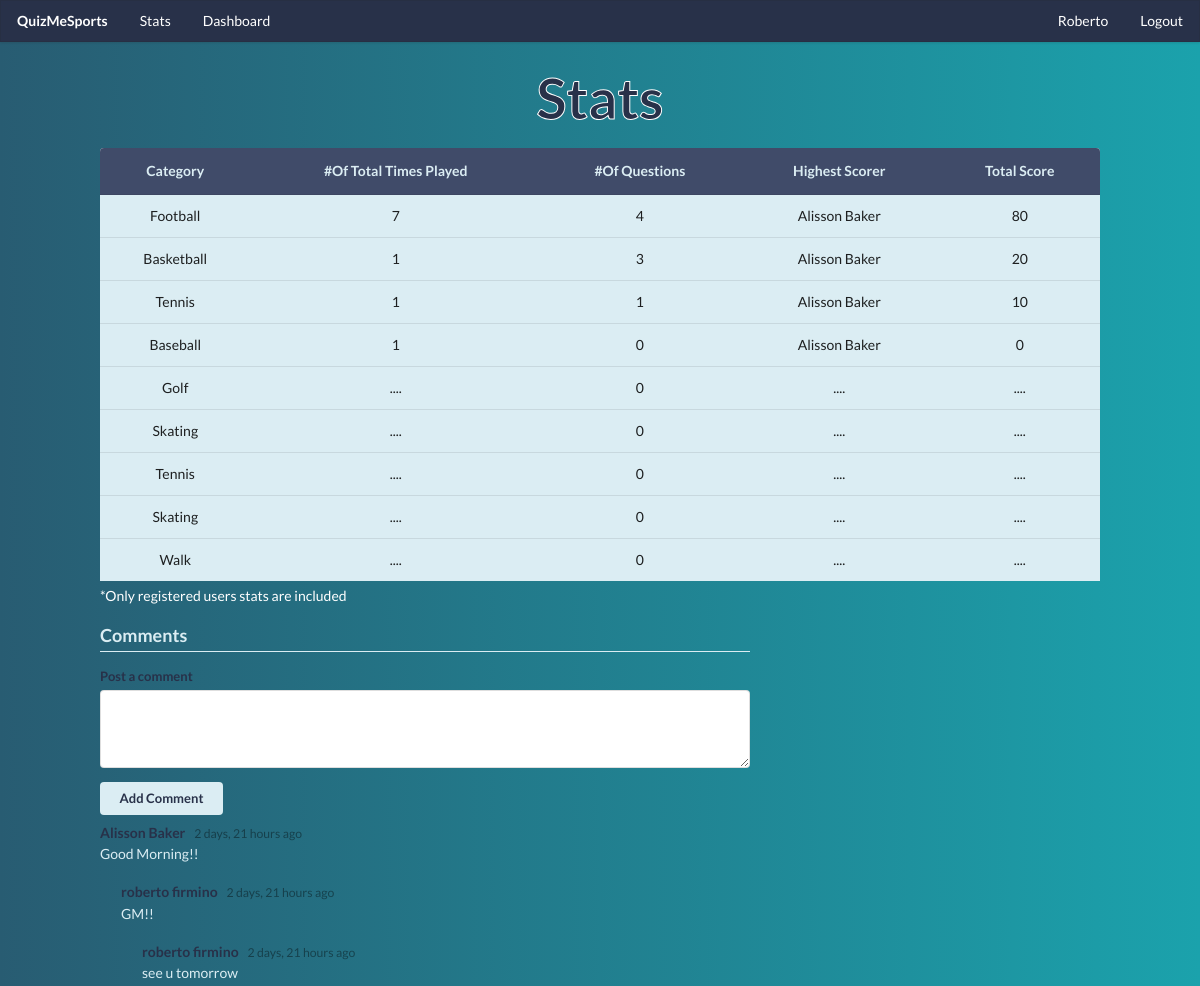
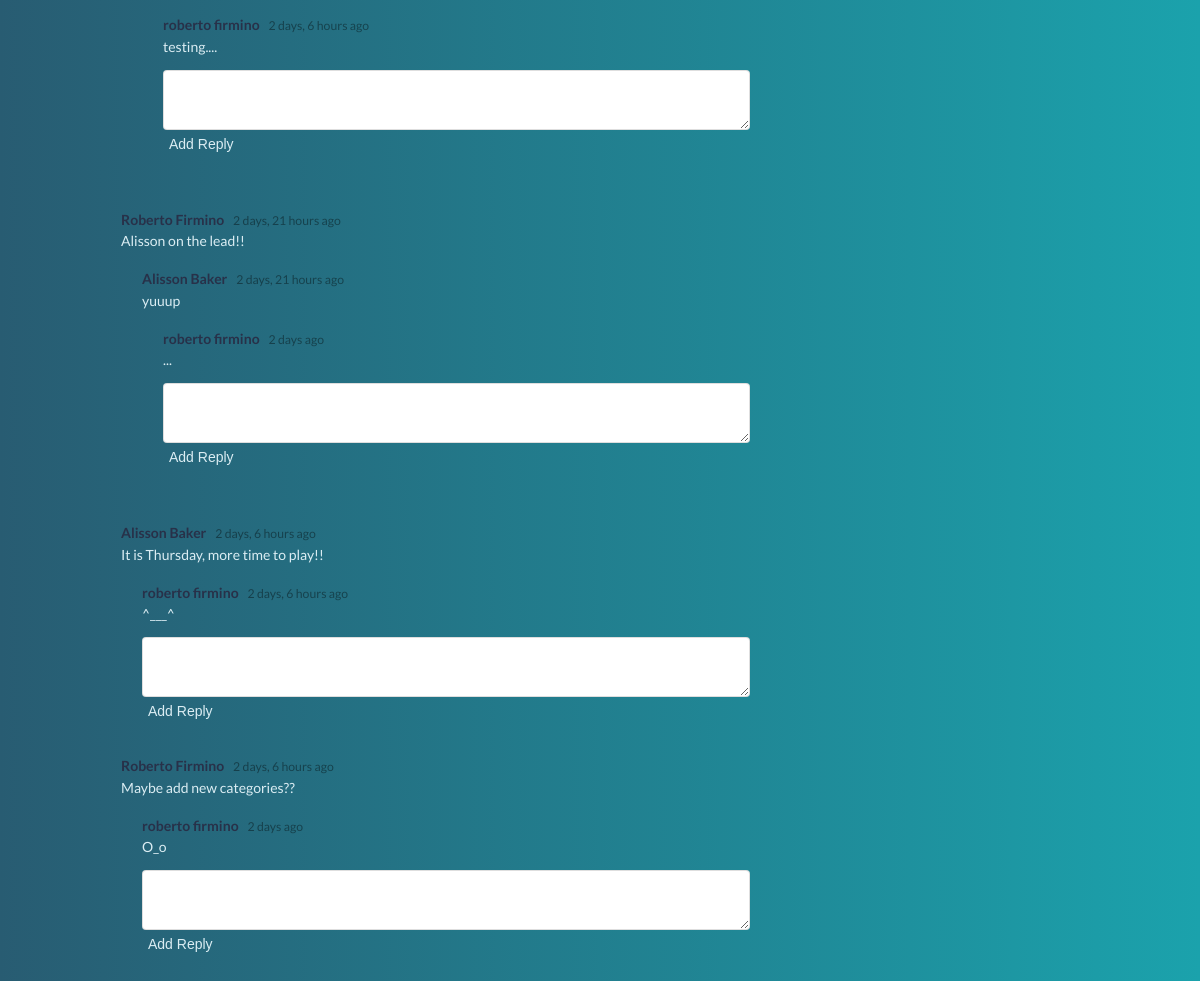
The app's page /stats (signed in) with its own data (2 pictures, top to bottom).
### login_app/models.py (models this page shows, shortened)
class User(models.Model):
    first_name= models.CharField(max_length=40)
    last_name= models.CharField(max_length=40, blank=True)
    email= models.EmailField()
    password= models.CharField(max_length=120)
    isadmin=models.BooleanField(default=False)
    created_at = models.DateTimeField(auto_now_add=True)
    updated_at = models.DateTimeField(auto_now=True)
    objects = UserManager()

### questions_app/models.py (models this page shows, shortened)
class Category(models.Model):
    title =  models.CharField(max_length=40)
    created_at = models.DateTimeField(auto_now_add=True)
    updated_at = models.DateTimeField(auto_now=True)
    objects = CategoryManager()

### profile_app/models.py (models this page shows, shortened)
class Comment(models.Model):
    comment_content = models.TextField()
    user_comment = models.ForeignKey(User, related_name='comment_by', on_delete=models.CASCADE)
    created_at = models.DateTimeField(auto_now_add=True)
    updated_at = models.DateTimeField(auto_now=True)
    objects = CommentManager()

class Reply(models.Model):
    reply_content = models.TextField()
    user_reply = models.ForeignKey(User, related_name='reply_by', on_delete=models.CASCADE)
    reply_to = models.ForeignKey(Comment, related_name='reply_to_comment', on_delete=models.CASCADE)
    created_at = models.DateTimeField(auto_now_add=True)
    updated_at = models.DateTimeField(auto_now=True)
    objects = CommentManager()

### profile_app/views.py (the view)
# urls.py: path('stats',views.stats),
def stats(request):
    if 'user_id' in request.session:
        categories= Category.objects.all()
        sum_scores=Score.objects.values('quiz_category','quiz_taken_by').annotate(sum=Sum('score')).order_by('-sum')
        highest_score=[]
        for catg in categories:
            for score in sum_scores:
                if score['quiz_category'] == catg.id :
                    highest_score.append(score)
                    break
        context={
            "categories":Category.objects.all(),
            "users":User.objects.all(),
            "scores":Score.objects.values('quiz_taken_by'),
            "comments":Comment.objects.all(),
            'replies':Reply.objects.all(),
            'highest_score':highest_score
        }
        return render(request,'categorystats.html',context)
    return HttpResponse(render(request,'index.html'))

### profile_app/templates/categorystats.html (shortened to what this page needs)
<!DOCTYPE html>
<html lang="en">
    <head>
        {% load static%}
        <link rel="stylesheet" href="{% static 'css/styles.css'%}">
        <link rel="stylesheet" href="https://cdn.jsdelivr.net/npm/semantic-ui@2.4.2/dist/semantic.min.css">
    </head>
    <body>
          <div id="navbar" class="ui fixed borderless menu">
            <a href="/play" class="header item">QuizMeSports</a>
            <a href="/stats" class="item">Stats</a>
            <a href="/dashboard" class="item">Dashboard</a>
            <div class="right menu">
                <a href="{%url 'user_page'%}" class="item">{{request.session.first_name| capfirst}}</a>
                <a href="{%url 'logout'%}" class="item">Logout</a>
            </div>
        </div>
        <div  id="dashboard-container">
            <h1 class="ui center aligned header">Stats</h1>
            <table class="ui  table center aligned">
                <thead>
                    <tr>
                        <th>Category</th>
                        <th>#Of Total Times Played</th>
                        <th>#Of Questions</th>
                        <th>Highest Scorer</th>
                        <th>Total Score</th>
                    </tr>
                </thead>
                <tbody>
                  {%for category in categories%}
                    {%if category.questions_in_category.count == 0%}
                      <tr>
                        <td>{{category.title| capfirst}}</td>
                        <td>....</td>
                        <td>{{category.questions_in_group.count }}</td>
                        <td>....</td>
                        <td>....</td>
                    {%else%}
                      <tr>
                        <td>{{category.title| capfirst}}</td>
                        <td>{{category.questions_in_category.count}}</td>
                        <td>{{category.questions_in_group.count}}</td>
                        {%for score in highest_score%}
                        {%if score.quiz_category == category.id %}
                          {%for user in users%}
                            {%if user.id == score.quiz_taken_by %}
                              <td>{{ user.first_name| capfirst}} {{ user.last_name| capfirst}}</td>
                              <td>{{ score.sum}}</td>
                            {%endif%}
                          {%endfor%}
                        {%endif%}
                      {%endfor%}
                      </tr>
                    {%endif%}
                  {%endfor%}
                </tbody>
              </table>
              <p class="comments-note">*Only registered users stats are included</p>
              <div class="ui comments">
                <h3 class="ui dividing header">Comments</h3>
                <form id="comment-form" class="ui reply form">
                  <div class="field">
                    <label>Post a comment</label>
                    <textarea rows="3" name="comment"></textarea>
                  </div>
                  <input type='submit' value='Add Comment' class="ui small button">
                </form>
                <div id="comment_content_reply">
                {%for comment in comments%}
                  <div class="comment">
                      <span  class="author">{{comment.user_comment.first_name| capfirst}} {{comment.user_comment.last_name| capfirst}}</span>
                      <div class="metadata">
                        <span class="date">{{comment.created_at|timesince}} ago</span>
                      </div>
                      <p class="text">{{comment.comment_content}}</p>
                    {%for reply in replies%}
                      {%if reply.reply_to.id == comment.id%}
                      <div class="comments">
                        <div class="comment">
                            <span class="author">{{reply.user_reply.first_name}} {{reply.user_reply.last_name}}</span>
                            <div class="metadata">
                              <span class="date">{{reply.created_at|timesince}} ago</span>
                            </div>
                            <p class="text">{{reply.reply_content}}</p>
                        </div>
                      {%endif%}
                    {%endfor%}
                    <form id="form{{comment.id}}" class="ui reply form reply-form">
                      <div class="field">
                        <textarea rows="2" name="reply"></textarea>
                      </div>
                      <input type='submit' value='Add Reply' class="reply-link">
                    </form>
                  </div>
                </div>
                {%endfor%}
            </div>
          </div>
        </div>
    </body>
</html>

### quiz_app/static/css/styles.css (style rules this page uses)
:root { --primary-color: #00818a; --secondary-color: #404b69; --tertiary-color: #dbedf3; --fourth-color: #283149; }
body { margin: 0 !important; height: 0 !important; background: #0f2027 !important; background: -webkit-linear-gradient(to right, #285c72, #1ba2ac) !important; background: linear-gradient( to right, #285c72, #1ba2ac ) !important; }
h1 { color: var(--fourth-color) !important; -webkit-text-stroke: 1px white; font-size: 4rem !important; }
table.ui.table { border: none; }
table.ui.table thead th { background-color: var(--secondary-color); color: var(--tertiary-color); }
table.ui.table tbody td { background-color: var(--tertiary-color); }
#navbar { background-color: var(--fourth-color); }
#navbar a { color: white; }
div#dashboard-container { max-width: 1000px; margin: 0 auto; margin-top: 5rem; }
.ui.comments textarea { height: auto !important; }
.ui.comments .ui.dividing.header { border-bottom-color: var(--tertiary-color); }
#dashboard-container table { margin-bottom: 0; }
.comments-note { color: white; margin-top: 5px; }
#comment-form .field label { color: var(--fourth-color); }
.ui.comments h3.header, .ui.comments .comment p.text { color: var(--tertiary-color); }
.ui.comments .comment span.author { color: var(--fourth-color); }
.ui.comments .button { background-color: var(--tertiary-color); color: var(--fourth-color); }
.ui.form.reply-form .field { margin-bottom: 5px; }
.reply-link { background: none; border: none; color: var(--tertiary-color); cursor: pointer; }

### records on screen
User: session.first_name "Roberto"
Category: title "Football", questions_in_category.count "7", questions_in_group.count "4"
User: first_name "Alisson", last_name "Baker", sum "80", sum "20", sum "10", sum "0"
Category: title "Basketball", questions_in_category.count "1", questions_in_group.count "3"
Category: title "Tennis", questions_in_category.count "1", questions_in_group.count "1"
Category: title "Baseball", questions_in_category.count "1", questions_in_group.count "0"
Category: title "Golf", questions_in_group.count "0"
Category: title "Skating", questions_in_group.count "0"
Category: title "Tennis", questions_in_group.count "0"
Category: title "Skating", questions_in_group.count "0"
Category: title "Walk", questions_in_group.count "0"
Comment: user_comment.first_name "Alisson", user_comment.last_name "Baker", created_at "2 days, 21 hours", comment_content "Good Morning!!"
Reply: user_reply.first_name "roberto", user_reply.last_name "firmino", created_at "2 days, 21 hours", reply_content "GM!!"
Reply: user_reply.first_name "roberto", user_reply.last_name "firmino", created_at "2 days, 21 hours", reply_content "see u tomorrow"
Reply: user_reply.first_name "roberto", user_reply.last_name "firmino", created_at "2 days, 6 hours", reply_content "testing...."
Comment: user_comment.first_name "Roberto", user_comment.last_name "Firmino", created_at "2 days, 21 hours", comment_content "Alisson on the lead!!"
Reply: user_reply.first_name "Alisson", user_reply.last_name "Baker", created_at "2 days, 21 hours", reply_content "yuuup"
Reply: user_reply.first_name "roberto", user_reply.last_name "firmino", created_at "2 days", reply_content "..."
Comment: user_comment.first_name "Alisson", user_comment.last_name "Baker", created_at "2 days, 6 hours", comment_content "It is Thursday, more time to play!!"
Reply: user_reply.first_name "roberto", user_reply.last_name "firmino", created_at "2 days, 6 hours", reply_content "^___^"
Comment: user_comment.first_name "Roberto", user_comment.last_name "Firmino", created_at "2 days, 6 hours", comment_content "Maybe add new categories??"
Reply: user_reply.first_name "roberto", user_reply.last_name "firmino", created_at "2 days", reply_content "O_o"
